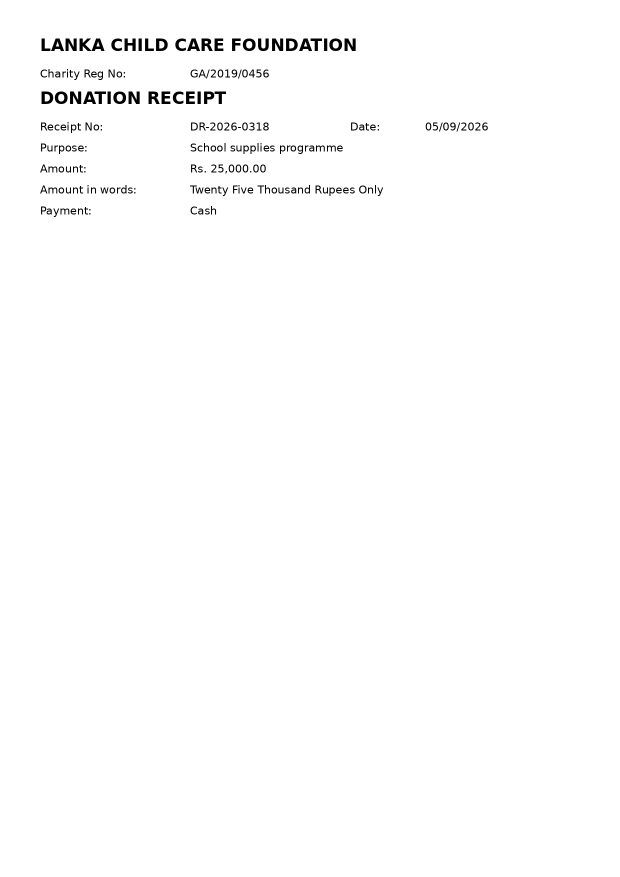
#> input picture backend/component2-ocr_cv/sample_documents/SYN_donation_receipt.png, 1240 x 1754 px (shown at 1/2 size); its folder holds only this picture in this run
$ python -i pipeline.py   (imports and definitions only)
#> lines starting #> are read from the running program, lines starting #| are printed output that depends on the picture; after the words box and inside, x2 and y2 are one past the last pixel; in counts of white or black regions, pixels touching at a corner belong together
"""Image preprocessing for mobile-captured financial documents (Objective 2.1, Gap 3).

Why this module exists:
- Phone photos of payslips and bills are skewed, unevenly lit and noisy; raw OCR on
  them is unreliable. Each step below targets one capture artefact.
- Every step can be switched on or off, so the benchmark can measure what each one
  contributes (preprocessing ablation, experiment E1).
- Every geometric step is recorded as a 3x3 homography, so bounding boxes found on the
  cleaned image can be mapped back to the ORIGINAL photo (contract rule: bbox is in
  original-image pixels; Gap 7 traceability).
"""
from __future__ import annotations

from dataclasses import dataclass, field
from typing import List, Sequence, Tuple

import cv2
import numpy as np

ALL_STEPS: Tuple[str, ...] = ("denoise", "resize", "perspective", "deskew", "clahe", "threshold")
DEFAULT_STEPS: Tuple[str, ...] = ALL_STEPS


@dataclass
class PreprocessResult:
    image: np.ndarray                     # image to pass to OCR (gray or binary)
    homography: np.ndarray                # 3x3, maps ORIGINAL pixel -> processed pixel
    steps_applied: List[str] = field(default_factory=list)
    skew_angle: float = 0.0               # degrees corrected by deskew (+ = counter-clockwise)
    original_shape: Tuple[int, int] = (0, 0)

    def to_original_bbox(self, bbox: Sequence[int]) -> List[int]:
        """Map [x, y, w, h] on the processed image back to the original image."""
        return map_bbox(bbox, np.linalg.inv(self.homography), self.original_shape)


# ---------------------------------------------------------------- geometry helpers

# [12 lines left out: function map_bbox, not called in this run]


def _to_gray(img: np.ndarray) -> np.ndarray:
    return img if img.ndim == 2 else cv2.cvtColor(img, cv2.COLOR_BGR2GRAY)


# ---------------------------------------------------------------- individual steps

def resize_long_side(gray: np.ndarray, target: int = 2000) -> Tuple[np.ndarray, np.ndarray]:
    """Bring every image to a similar resolution so later parameters behave the same.
    Tesseract works best at roughly 300 dpi; a 2000 px long side is close for A4/A5."""
    h, w = gray.shape[:2]
    s = target / max(h, w)
    if abs(s - 1) < 0.05:
        return gray, np.eye(3)
    interp = cv2.INTER_CUBIC if s > 1 else cv2.INTER_AREA
    out = cv2.resize(gray, (int(round(w * s)), int(round(h * s))), interpolation=interp)
    return out, np.diag([s, s, 1.0])


# [33 lines left out: functions _order_corners, _edge_support, _paper_continues_outside, not called in this run]


def correct_perspective(gray: np.ndarray, min_area_ratio: float = 0.3,
                        min_edge_support: float = 0.6) -> Tuple[np.ndarray, np.ndarray, bool]:
    """Find the page outline (largest convex 4-corner contour backed by a continuous edge)
    and warp it to a flat rectangle. Returns (image, H, applied). Skips safely when no
    clear page edge is visible (scans, or photos already cropped to the page)."""
    h, w = gray.shape
    blur = cv2.GaussianBlur(gray, (7, 7), 0)
    edges = cv2.dilate(cv2.Canny(blur, 50, 150), np.ones((5, 5), np.uint8))
    contours, _ = cv2.findContours(edges, cv2.RETR_EXTERNAL, cv2.CHAIN_APPROX_SIMPLE)
    for c in sorted(contours, key=cv2.contourArea, reverse=True)[:5]:
        if cv2.contourArea(c) < min_area_ratio * h * w:
            break
        approx = cv2.approxPolyDP(c, 0.02 * cv2.arcLength(c, True), True)
        if len(approx) != 4 or not cv2.isContourConvex(approx):
            continue
        src = _order_corners(approx)
        if _edge_support(edges, src) < min_edge_support:
            continue  # outline of a text block, not a page border
        if _paper_continues_outside(gray, src):
            continue  # a ruled table/box on the page, not the page edge
        tl, tr, br, bl = src
        W = int(max(np.linalg.norm(br - bl), np.linalg.norm(tr - tl)))
        Hh = int(max(np.linalg.norm(tr - br), np.linalg.norm(tl - bl)))
        if W < 100 or Hh < 100 or (W > 0.97 * w and Hh > 0.97 * h):
            continue  # degenerate, or the "page" is just the image border
        dst = np.array([[0, 0], [W - 1, 0], [W - 1, Hh - 1], [0, Hh - 1]], dtype=np.float32)
        H = cv2.getPerspectiveTransform(src, dst)
        return cv2.warpPerspective(gray, H, (W, Hh), flags=cv2.INTER_CUBIC, borderValue=255), H, True
    return gray, np.eye(3), False


def _ink_mask(gray: np.ndarray) -> np.ndarray:
    """Text pixels = 255. A LOCAL threshold is used because a global one (Otsu) marks
    whole shadowed regions of a phone photo as ink, which breaks skew and page detection."""
    blur = cv2.GaussianBlur(gray, (3, 3), 0)
    ink = cv2.adaptiveThreshold(blur, 255, cv2.ADAPTIVE_THRESH_MEAN_C, cv2.THRESH_BINARY_INV, 25, 15)
    return cv2.morphologyEx(ink, cv2.MORPH_OPEN, np.ones((2, 2), np.uint8))   # drop speckle noise


def estimate_skew(gray: np.ndarray, max_angle: float = 20.0) -> float:
    """Projection-profile skew estimate: text lines give the sharpest row-sum profile
    when they are horizontal. Coarse search then fine search. Returns degrees to rotate
    counter-clockwise to straighten the text (0.0 if there is too little text)."""
    small = gray
    if max(gray.shape) > 1000:
        s = 1000 / max(gray.shape)
        small = cv2.resize(gray, None, fx=s, fy=s, interpolation=cv2.INTER_AREA)
    ink = _ink_mask(small)
    if ink.mean() < 0.5:          # almost no text pixels: nothing reliable to measure
        return 0.0
    h, w = ink.shape
    centre = (w / 2, h / 2)

    def score(a: float) -> float:
        M = cv2.getRotationMatrix2D(centre, a, 1.0)
        rot = cv2.warpAffine(ink, M, (w, h), flags=cv2.INTER_NEAREST, borderValue=0)
        return float(np.var(rot.sum(axis=1)))

    coarse = np.arange(-max_angle, max_angle + 0.01, 1.0)
    best = max(coarse, key=score)
    fine = np.arange(best - 1.0, best + 1.01, 0.1)
    return float(round(float(np.clip(max(fine, key=score), -max_angle, max_angle)), 2))


# [14 lines left out: function rotate_bound, not called in this run]


def estimate_noise(gray: np.ndarray) -> float:
    """Noise standard deviation (Immerkaer, 1996): a Laplacian-like kernel cancels smooth
    image content, so what remains is mostly noise. Used to set the denoise strength."""
    k = np.array([[1, -2, 1], [-2, 4, -2], [1, -2, 1]], dtype=np.float64)
    resp = cv2.filter2D(gray.astype(np.float64), -1, k)
    h, w = gray.shape
    return float(np.sqrt(np.pi / 2) * np.abs(resp[1:-1, 1:-1]).sum() / (6 * (w - 2) * (h - 2)))


def denoise(gray: np.ndarray, strength: float | None = None) -> np.ndarray:
    """Non-local means removes sensor noise and JPEG blocks while keeping stroke edges,
    which matters for thin Sinhala/Tamil strokes. Strength follows the measured noise
    (strength=None) so clean scans are barely touched and dark photos are cleaned harder."""
    if strength is None:
        strength = float(np.clip(1.1 * estimate_noise(gray), 3, 30))
    return cv2.fastNlMeansDenoising(gray, None, h=strength, templateWindowSize=7, searchWindowSize=21)


def apply_clahe(gray: np.ndarray, clip: float = 2.0, tile: int = 8) -> np.ndarray:
    """Local contrast normalisation: evens out shadows and dim areas from phone lighting."""
    return cv2.createCLAHE(clipLimit=clip, tileGridSize=(tile, tile)).apply(gray)


def adaptive_threshold(gray: np.ndarray, block: int = 31, c: int = 15) -> np.ndarray:
    """Local (Gaussian) threshold: one global threshold fails under uneven lighting.
    block must be odd; larger blocks suit larger text."""
    block = block if block % 2 else block + 1
    return cv2.adaptiveThreshold(gray, 255, cv2.ADAPTIVE_THRESH_GAUSSIAN_C, cv2.THRESH_BINARY, block, c)


def remove_specks(binary: np.ndarray, min_area: int) -> np.ndarray:
    """Delete tiny black blobs left by noise. Tesseract slows down and invents characters
    when the background is speckled. min_area is scaled to resolution by the caller so
    full stops and decimal points survive."""
    n, labels, stats, _ = cv2.connectedComponentsWithStats(255 - binary, connectivity=8)
    small = np.where(stats[1:, cv2.CC_STAT_AREA] < min_area)[0] + 1
    out = binary.copy()
    out[np.isin(labels, small)] = 255
    return out


# ---------------------------------------------------------------- pipeline

SHRINK_FIRST = 1.25


def preprocess(img: np.ndarray, steps: Sequence[str] = DEFAULT_STEPS, *, target_long_side: int = 2000,
               denoise_strength: float | None = None, threshold_block: int = 31, threshold_c: int = 15) -> PreprocessResult:
    """Run the selected steps in a fixed order. Unknown step names raise ValueError so a
    typo in a benchmark config cannot silently skip a step."""
    unknown = set(steps) - set(ALL_STEPS)
    if unknown:
        raise ValueError(f"unknown preprocessing steps: {sorted(unknown)}")
    gray = _to_gray(img)
    res = PreprocessResult(image=gray, homography=np.eye(3), original_shape=gray.shape[:2])
    H = np.eye(3)

    # Denoise FIRST, at the photo's own resolution: upscaling noisy pixels turns them into
    # blobs that later look like ink. Denoising does not move pixels, so H is unchanged.
    # Exception: a large phone photo (12 MP, 4080 px) is first SHRUNK - shrinking averages the noise
    # away instead of enlarging it, and non-local means on 12 MP took ~40 s of a 53 s request (BS_001).
    shrink_first = "resize" in steps and max(gray.shape[:2]) > SHRINK_FIRST * target_long_side
    if shrink_first:
        gray, Hs = resize_long_side(gray, target_long_side)
        H = Hs @ H
        res.steps_applied.append("resize")
    if "denoise" in steps:
        gray = denoise(gray, denoise_strength)
        res.steps_applied.append("denoise")
    if "resize" in steps and not shrink_first:
        gray, Hs = resize_long_side(gray, target_long_side)
        H = Hs @ H
        res.steps_applied.append("resize")
    if "perspective" in steps:
        gray, Hp, ok = correct_perspective(gray)
        if ok:
            H = Hp @ H
            res.steps_applied.append("perspective")
    if "deskew" in steps:
        angle = estimate_skew(gray)
        if abs(angle) >= 0.3:
            gray, Hr = rotate_bound(gray, angle)
            H = Hr @ H
            res.skew_angle = angle
            res.steps_applied.append("deskew")
    if "clahe" in steps:
        gray = apply_clahe(gray)
        res.steps_applied.append("clahe")
    if "threshold" in steps:
        gray = adaptive_threshold(gray, threshold_block, threshold_c)
        speck = max(4, int(round((max(gray.shape) / 1000) ** 2 * 6)))
        gray = remove_specks(gray, speck)
        res.steps_applied.append("threshold")

    res.image, res.homography = gray, H
    return res

>>> import cv2
>>> picture = cv2.imread('../sample_documents/SYN_donation_receipt.png')
#> picture is the input picture: shape (1754, 1240, 3); min 0, max 255, mean 252.4
>>> result = preprocess(picture)
#> in estimate_noise, `resp = cv2.filter2D(gray.astype(np.float64), -1, k)`:
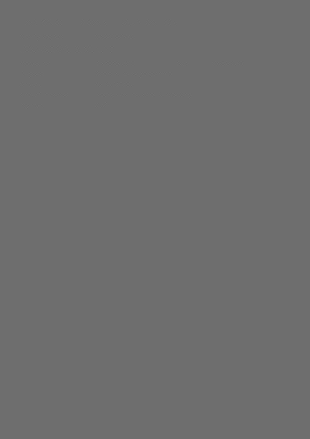
#> resp: shape (1754, 1240) float64 (shown at 1/4 size); min -524, max 689, mean 0; drawn with min black and max white
#> in denoise, `strength = float(np.clip(1.1 * estimate_noise(gray), 3, 30))`: strength = 3
#> in preprocess, `gray, Hs = resize_long_side(gray, target_long_side)`: Hs = [[1.14, 0, 0], [0, 1.14, 0], [0, 0, 1]]
#> in correct_perspective, `edges = cv2.dilate(cv2.Canny(blur, 50, 150), np.ones((5, 5), np.uint8))`:
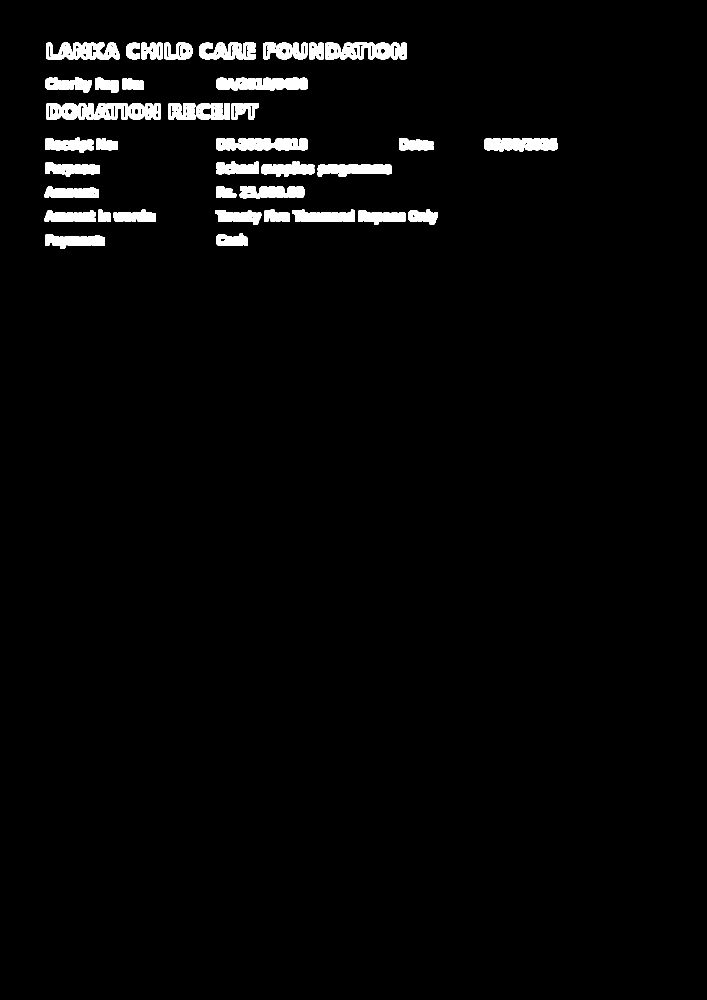
#> edges: shape (2000, 1414) (shown at 1/2 size); 2.7% white; 45 white regions
#> in correct_perspective, `contours, _ = cv2.findContours(edges, cv2.RETR_EXTERNAL, cv2.CHAIN_APP..`: contours = 45 contours; largest, box (x1, y1, x2, y2) and area: (650, 85, 814, 119) 4420, (92, 206, 255, 240) 4404, (432, 155, 616, 182) 3862, (433, 276, 616, 301) 3732, (968, 276, 1115, 303) 3228
#> the loop in correct_perspective, `for c in sorted(contours, key=cv2.contourArea, reverse=True)[:5]:` made 1 pass
#> in preprocess, `gray, Hp, ok = correct_perspective(gray)`: Hp = [[1, 0, 0], [0, 1, 0], [0, 0, 1]]; ok = False
#> in _ink_mask, `return cv2.morphologyEx(ink, cv2.MORPH_OPEN, np.ones((2, 2), np.uint8))`:
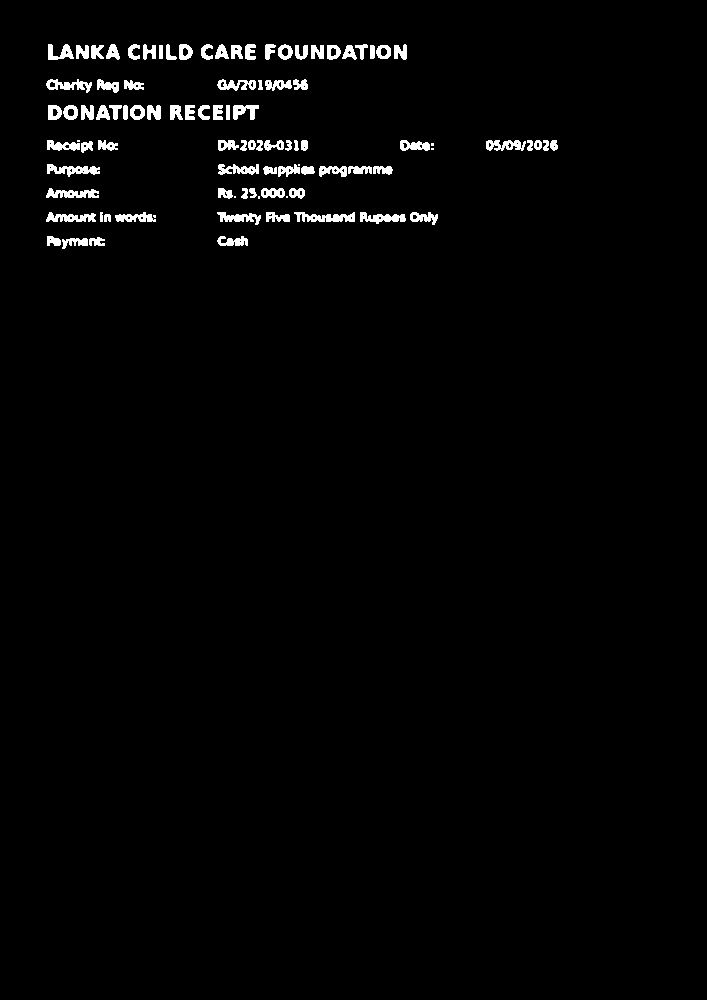
#> returned value: shape (1000, 707); 1.8% white; 96 white regions (8 under 20 px), largest, box (x1, y1, x2, y2) and area: (294, 212, 355, 222) 392, (47, 164, 100, 177) 352, (46, 188, 99, 198) 334
#> in score (call 36), `M = cv2.getRotationMatrix2D(centre, a, 1.0)`: M = [[0.966, 0.259, -117.4], [-0.259, 0.966, 108.5]]
#> in score (call 36), `rot = cv2.warpAffine(ink, M, (w, h), flags=cv2.INTER_NEAREST, borderVa..`:
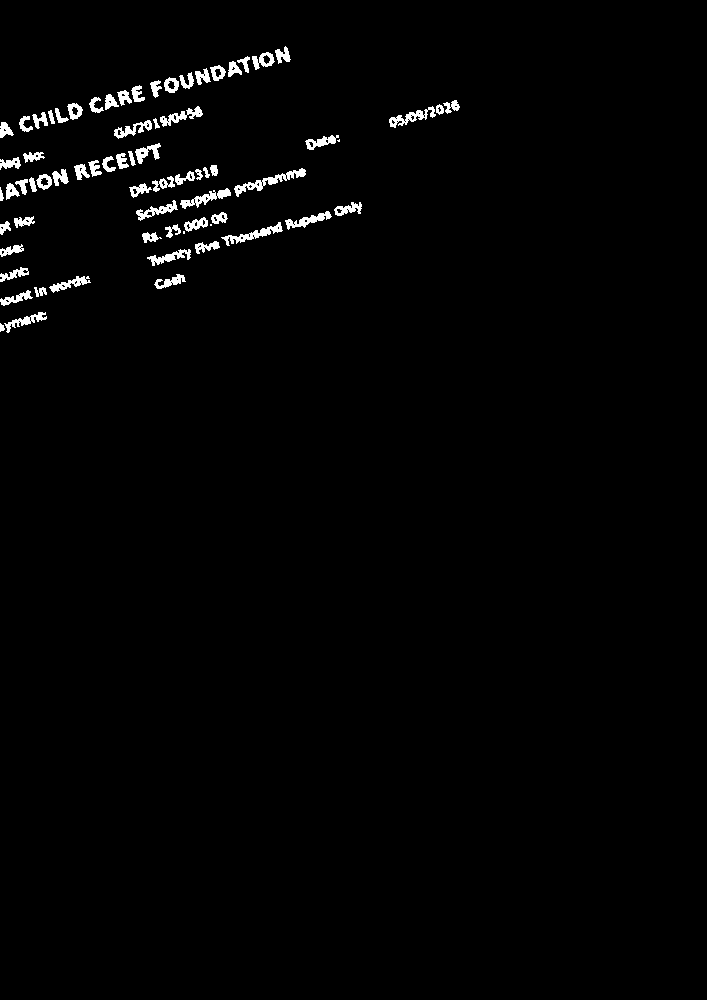
#> rot: shape (1000, 707); 1.5% white; 71 white regions (3 under 20 px), largest, box (x1, y1, x2, y2) and area: (234, 168, 306, 197) 486, (221, 222, 283, 246) 392, (180, 188, 231, 209) 359
#> in score (call 37), `M = cv2.getRotationMatrix2D(centre, a, 1.0)`: M = [[0.961, 0.276, -124.1], [-0.276, 0.961, 116.8]]
#> in score (call 37), `rot = cv2.warpAffine(ink, M, (w, h), flags=cv2.INTER_NEAREST, borderVa..`:
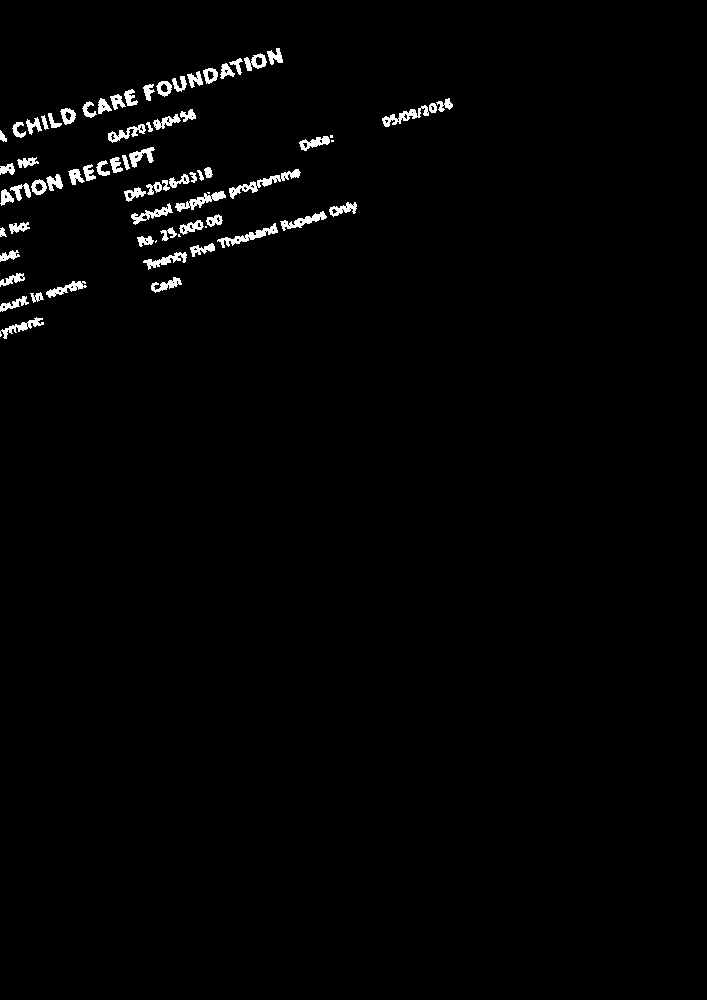
#> rot: shape (1000, 707); 1.5% white; 73 white regions (6 under 20 px), largest, box (x1, y1, x2, y2) and area: (229, 169, 301, 199) 480, (217, 223, 278, 248) 393, (175, 191, 226, 212) 358
#> in score (call 38), `M = cv2.getRotationMatrix2D(centre, a, 1.0)`: M = [[0.956, 0.292, -130.7], [-0.292, 0.956, 125.2]]
#> in score (call 38), `rot = cv2.warpAffine(ink, M, (w, h), flags=cv2.INTER_NEAREST, borderVa..`:
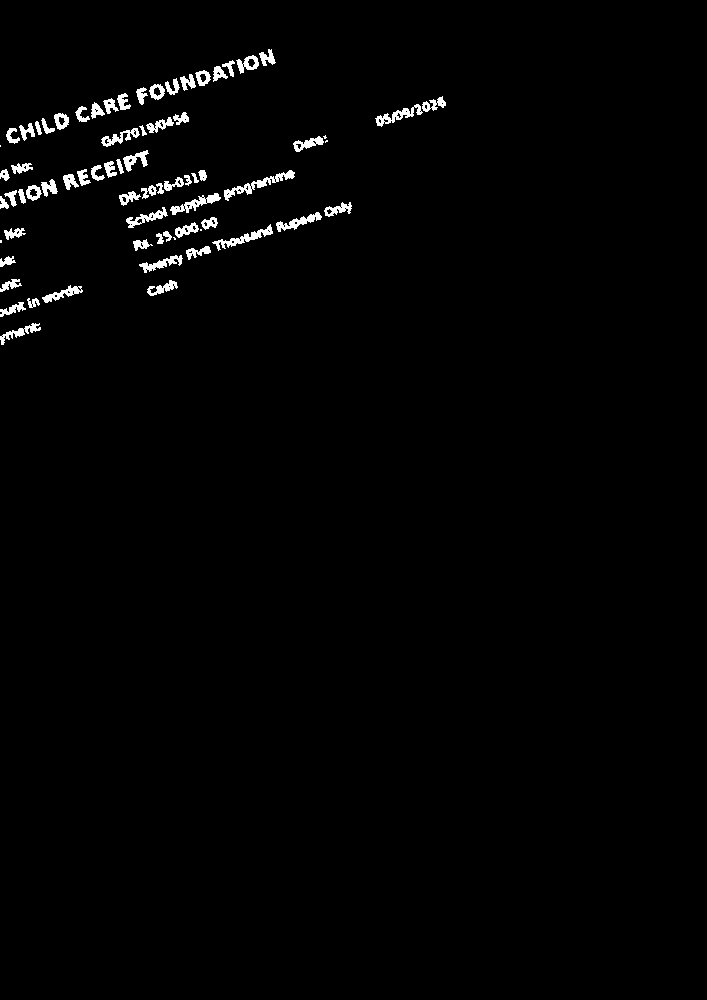
#> rot: shape (1000, 707); 1.4% white; 72 white regions (6 under 20 px), largest, box (x1, y1, x2, y2) and area: (224, 170, 295, 201) 479, (212, 224, 273, 251) 390, (170, 193, 221, 215) 357
#> in estimate_skew, `best = max(coarse, key=score)`: best = 0
#> in remove_specks, `n, labels, stats, _ = cv2.connectedComponentsWithStats(255 - binary, c..`: n = 216; stats = 216 rows, first 6: [0, 0, 1414, 2000, 2795536], [181, 87, 58, 30, 874], [94, 88, 21, 29, 265], [117, 88, 29, 28, 432], [149, 88, 26, 29, 508], [254, 88, 24, 28, 353]
#> in remove_specks, `small = np.where(stats[1:, cv2.CC_STAT_AREA] < min_area)[0] + 1`: small = 24 values from 25 to 215
#> in preprocess, `res.image, res.homography = gray, H`: res.homography = [[1.14, 0, 0], [0, 1.14, 0], [0, 0, 1]]
